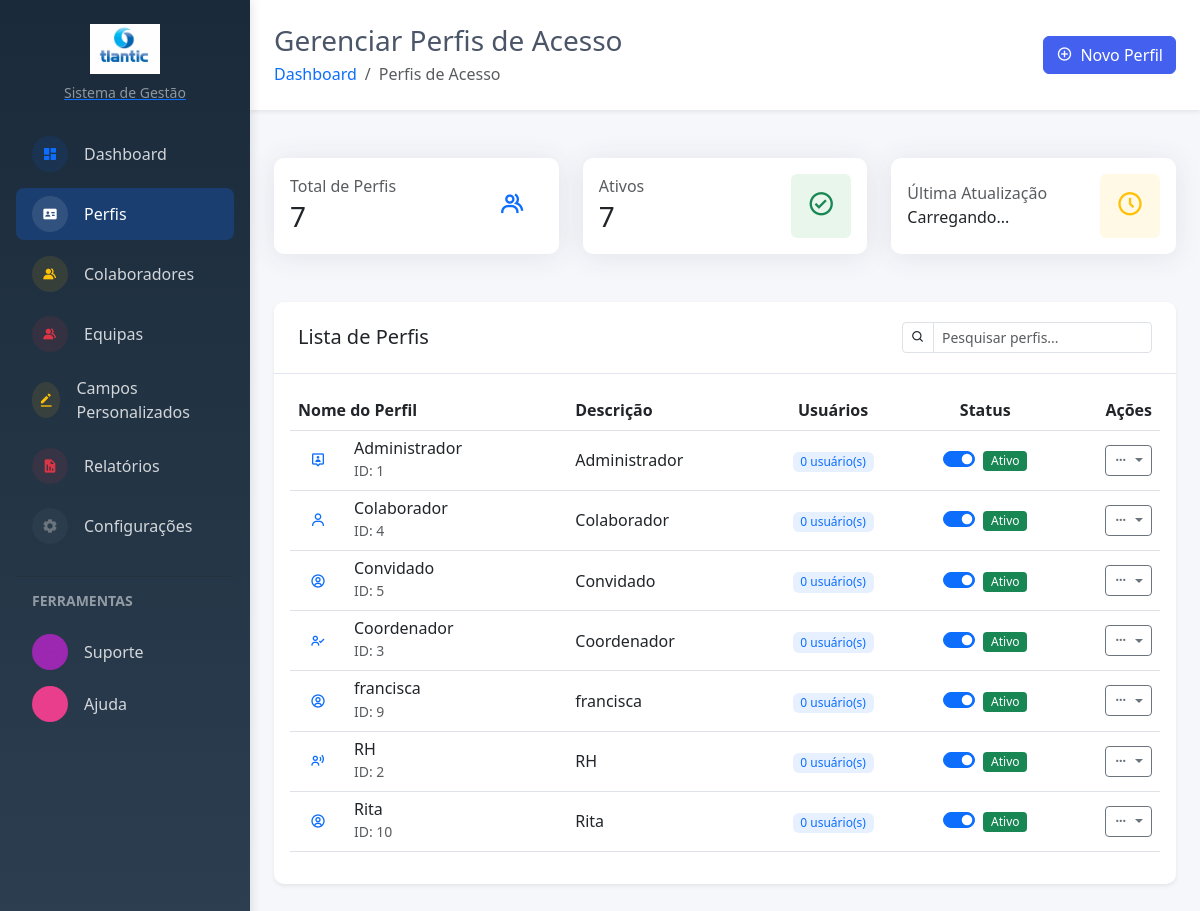
Page /UI/recursos_humanos/perfis.php (signed in) on the earlier database version.
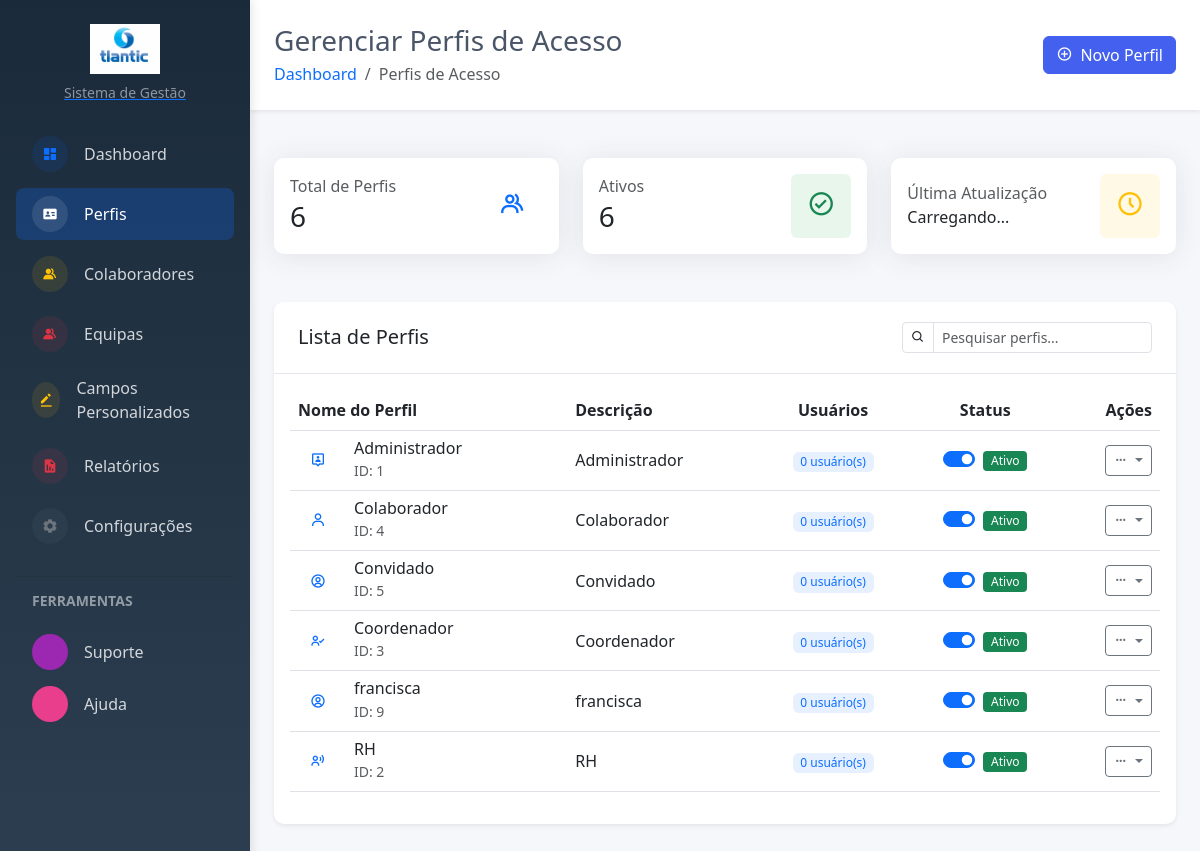
Same page on the later database version.
### tables this page shows
CREATE TABLE `perfilacesso` (
  `id_perfil_acesso` int(11) NOT NULL,
  `descricao` varchar(50) NOT NULL,
  `nivel_acesso` int(11) NOT NULL DEFAULT 0,
  `permissoes` longtext DEFAULT NULL,
  `ativo` tinyint(1) DEFAULT 1,
  `data_criacao` timestamp NOT NULL DEFAULT current_timestamp()
);

### DAL/config.php (called while the page is built, shortened)
<?php
class Database {
    private static $instance = null;
    private function __construct() {
        $host = 'localhost';
        $dbname = 'ficha_colaboradores';
        $username = 'root';
        $password = '';
        try {
            $this->connection = new PDO(
                "mysql:host=$host;dbname=$dbname;charset=utf8mb4",
                $username,
                $password,
                [
                    PDO::ATTR_ERRMODE => PDO::ERRMODE_EXCEPTION,
                    PDO::ATTR_DEFAULT_FETCH_MODE => PDO::FETCH_ASSOC,
                    PDO::ATTR_EMULATE_PREPARES => false,
                ]
            );
        } catch (PDOException $e) {
            die("Erro de conexão: " . $e->getMessage());
        }
    }
    public static function getInstance() {
        if (self::$instance === null) {
            self::$instance = new self();
        }
        return self::$instance->connection;
    }
}

### BLL/PerfilAcessoBLL.php (called while the page is built, shortened)
<?php
require_once __DIR__ . '/../DAL/PerfilAcessoDAL.php';
class PerfilAcessoBLL {
    private $perfilAcessoDAL;
    public function __construct() {
        $this->perfilAcessoDAL = new PerfilAcessoDAL();
    }
    public function listarTodos() {
        try {
            return $this->perfilAcessoDAL->listarTodos();
        } catch (Exception $e) {
            error_log('Erro ao listar perfis de acesso: ' . $e->getMessage());
            return [];
        }
    }
}

### DAL/PerfilAcessoDAL.php (called while the page is built, shortened)
<?php
require_once __DIR__ . '/config.php';
class PerfilAcessoDAL {
    private $pdo;
    public function __construct() {
        $this->pdo = Database::getInstance();
    }
    public function listarTodos() {
        try {
            $sql = "SELECT
                        id_perfil_acesso as id_perfilacesso,
                        descricao as nome_perfil,
                        descricao,
                        ativo,
                        nivel_acesso,
                        permissoes,
                        data_criacao,
                        CASE
                            WHEN id_perfil_acesso = 1 THEN 'user-pin'
                            WHEN id_perfil_acesso = 2 THEN 'user-voice'
                            WHEN id_perfil_acesso = 3 THEN 'user-check'
                            WHEN id_perfil_acesso = 4 THEN 'user'
                            ELSE 'user-circle'
                        END as icone
                    FROM perfilacesso
                    WHERE ativo = 1
                    ORDER BY descricao";
            $stmt = $this->pdo->prepare($sql);
            $stmt->execute();
            return $stmt->fetchAll(PDO::FETCH_ASSOC);
        } catch (Exception $e) {
            error_log('Erro em listarTodos(): ' . $e->getMessage());
            throw $e;
        }
    }
}

### UI/recursos_humanos/perfis.php (the view, shortened to what the changed rows need)
<?php
require_once __DIR__ . '/../../BLL/PerfilAcessoBLL.php';
$perfilBLL = new PerfilAcessoBLL();
$perfis = $perfilBLL->listarTodos();
$contagemUsuarios = [];
?>
<!DOCTYPE html>
<html lang="pt-PT">
<head>
    <link href="https://cdn.jsdelivr.net/npm/bootstrap@5.3.0/dist/css/bootstrap.min.css" rel="stylesheet">
    <link href="https://cdn.jsdelivr.net/npm/boxicons@2.1.4/css/boxicons.min.css" rel="stylesheet">
    <link href="https://cdn.datatables.net/1.11.5/css/dataTables.bootstrap5.min.css" rel="stylesheet">
    <link href="https://cdn.jsdelivr.net/npm/select2@4.1.0-rc.0/dist/css/select2.min.css" rel="stylesheet" />
    <link href="https://cdn.jsdelivr.net/npm/select2-bootstrap-5-theme@1.3.0/dist/select2-bootstrap-5-theme.min.css" rel="stylesheet" />
</head>
<body>
        <main class="main-content">
                <div class="d-flex justify-content-between align-items-center mb-4 p-4 bg-white shadow-sm">
                    <div>
                        <h1 class="h3 mb-1">Gerenciar Perfis de Acesso</h1>
                    </div>
                </div>
                <div class="container-fluid px-4">
                    <div class="row g-4 mb-4">
                        <div class="col-md-4">
                            <div class="card card-total-perfis">
                                <div class="card-body">
                                    <div class="d-flex justify-content-between align-items-center">
                                        <div>
                                            <h6 class="text-muted mb-1">Total de Perfis</h6>
                                            <h3 class="mb-0"><?= count($perfis) ?></h3>
                                        </div>
                                    </div>
                                </div>
                            </div>
                        </div>
                        <div class="col-md-4">
                            <div class="card card-ativos">
                                <div class="card-body">
                                    <div class="d-flex justify-content-between align-items-center">
                                        <div>
                                            <h6 class="text-muted mb-1">Ativos</h6>
                                            <h3 class="mb-0"><?= count(array_filter($perfis, fn($p) => $p['ativo'])) ?></h3>
                                        </div>
                                    </div>
                                </div>
                            </div>
                        </div>
                    </div>
                    <div class="card border-0 shadow-sm">
                        <div class="card-body">
                            <div class="table-responsive">
                                <table class="table table-hover align-middle" id="perfisTable">
                                    <thead class="bg-light">
                                        <tr>
                                            <th>Nome do Perfil</th>
                                            <th>Descrição</th>
                                            <th class="text-center">Usuários</th>
                                            <th class="text-center">Status</th>
                                            <th class="text-end">Ações</th>
                                        </tr>
                                    </thead>
                                    <tbody>
                                        <?php foreach ($perfis as $perfil): ?>
                                            <tr>
                                                <td>
                                                    <div class="d-flex align-items-center">
                                                        <div class="icon-wrapper bg-<?= $perfil['ativo'] ? 'primary' : 'secondary' ?>-light rounded-circle d-flex align-items-center justify-content-center me-3" style="width: 40px; height: 40px;">
                                                            <i class='bx bx-<?= $perfil['icone'] ?? 'user' ?> text-<?= $perfil['ativo'] ? 'primary' : 'secondary' ?>'></i>
                                                        </div>
                                                        <div>
                                                            <h6 class="mb-0"><?= htmlspecialchars($perfil['nome_perfil']) ?></h6>
                                                            <small class="text-muted">ID: <?= $perfil['id_perfilacesso'] ?></small>
                                                        </div>
                                                    </div>
                                                </td>
                                                <td><?= htmlspecialchars($perfil['descricao'] ?? 'Sem descrição') ?></td>
                                                <td class="text-center">
                                                    <span class="badge bg-primary bg-opacity-10 text-primary">
                                                        <?= $contagemUsuarios[$perfil['id_perfilacesso']] ?? 0 ?> usuário(s)
                                                    </span>
                                                </td>
                                                <td class="text-center">
                                                    <div class="form-check form-switch d-inline-block">
                                                        <input class="form-check-input toggle-status" type="checkbox"
                                                               role="switch" id="status<?= $perfil['id_perfilacesso'] ?>"
                                                               data-id="<?= $perfil['id_perfilacesso'] ?>"
                                                               <?= $perfil['ativo'] ? 'checked' : '' ?>>
                                                        <label class="form-check-label" for="status<?= $perfil['id_perfilacesso'] ?>">
                                                            <span class="status-badge badge bg-<?= $perfil['ativo'] ? 'success' : 'secondary' ?>">
                                                                <?= $perfil['ativo'] ? 'Ativo' : 'Inativo' ?>
                                                            </span>
                                                        </label>
                                                    </div>
                                                </td>
                                                <td class="text-end">
                                                    <div class="dropdown">
                                                        <button class="btn btn-sm btn-outline-secondary dropdown-toggle"
                                                                type="button" id="dropdownMenuButton<?= $perfil['id_perfilacesso'] ?>"
                                                                data-bs-toggle="dropdown" aria-expanded="false">
                                                            <i class='bx bx-dots-horizontal-rounded'></i>
                                                        </button>
                                                    </div>
                                                </td>
                                            </tr>
                                        <?php endforeach; ?>
                                    </tbody>
                                </table>
                            </div>
                        </div>
                    </div>
                </div>
            </main>
</body>
</html>

Differences in the rows shown:
removed perfilacesso: descricao "Rita", id_perfil_acesso "10", id_perfil_acesso "0", ativo "☑", shows "Ativo"
Other differences:
count($perfis): "7" → "6"
count(array_filter($perfis, fn($p) => $p['ativo'])): "7" → "6"
